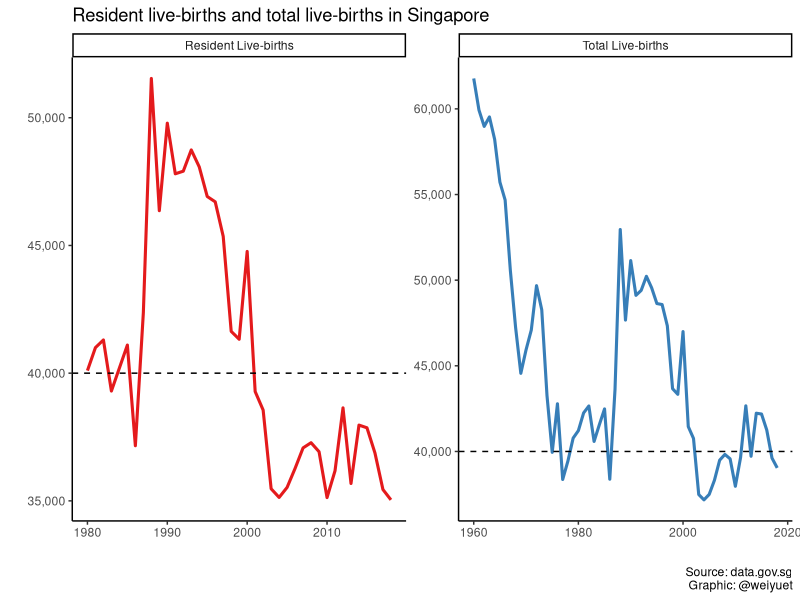
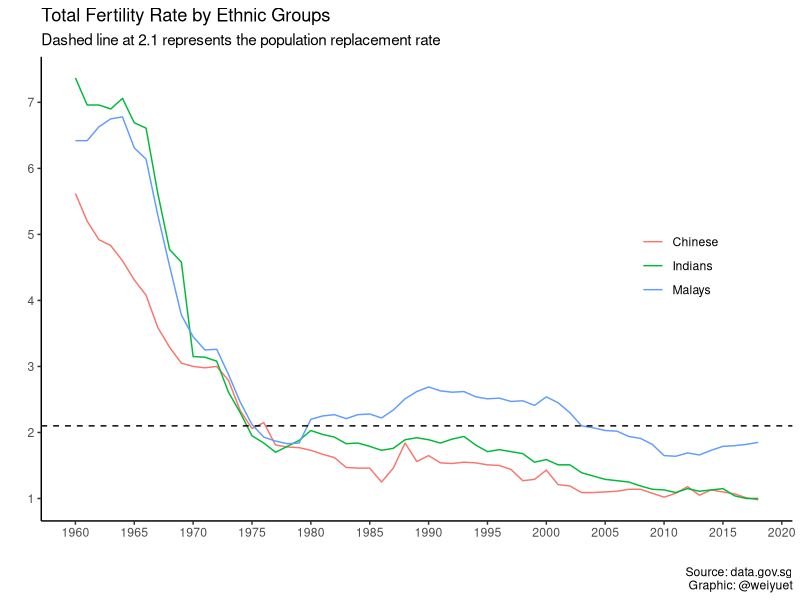
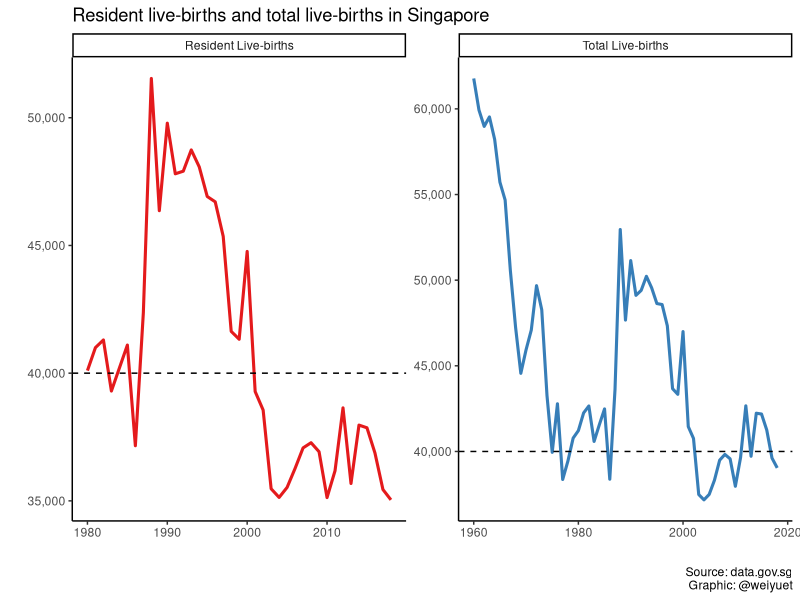
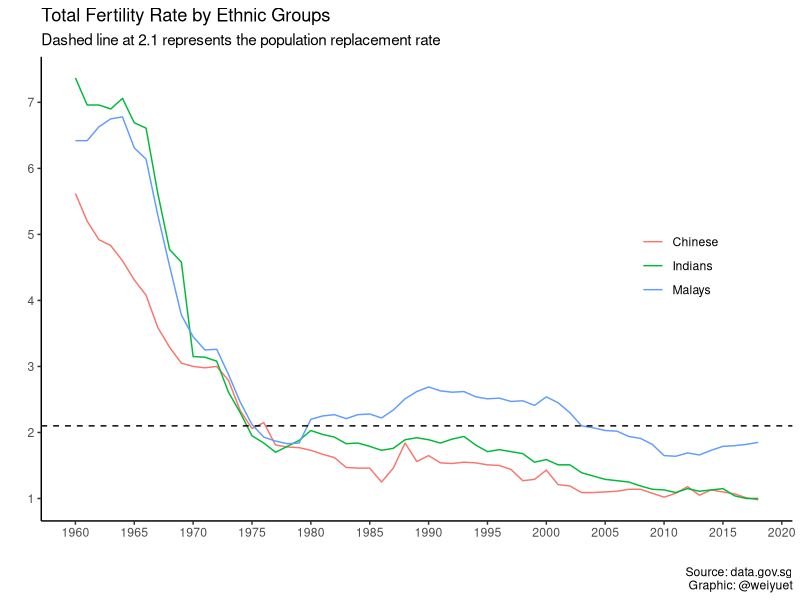

The R source for these figures, in order:
#Loading libraries
library(tidyverse)
library(scales)

# Loading live-births data
live_births <- read_csv("data/births-and-fertility-annual/live-births.csv")

# Data wrangling
live_births$value <- as.double(as.character(live_births$value))

# Plotting number of live-births
live_births %>% 
  drop_na() %>% 
  ggplot(aes(x = year, y = value, colour = level_1)) +
  geom_line(size = 1.05) +
  geom_hline(yintercept = 40000, linetype = 2, size = 0.5) +
  facet_wrap(~level_1, scales = "free") +
  scale_y_continuous(labels = label_number(big.mark = ",")) +
  theme_classic() +
  theme(legend.position = "none") +
  scale_colour_brewer(type = "qual", palette = 6) +
  labs(x = "", y = "",
       title = "Resident live-births and total live-births in Singapore",
       caption = "Source: data.gov.sg\nGraphic: @weiyuet")

ggsave("figures/resident-and-total-live-births.png", width = 8, height = 6)

# Loading total fertility rate by ethnic group data
total_fertility_rate_by_ethnic_group <- read_csv("data/births-and-fertility-annual/total-fertility-rate-by-ethnic-group.csv")

total_fertility_rate_by_ethnic_group %>% 
  ggplot(aes(x = year, y = value, colour = level_2)) +
  geom_line() +
  geom_hline(yintercept = 2.1, linetype = 2, size = 0.5) +
  theme_classic() +
  theme(legend.title = element_blank(),
        legend.position = c(0.85, 0.55)) +
  scale_x_continuous(breaks = seq(1960, 2020, 5)) +
  scale_y_continuous(breaks = seq(0, 8, 1)) +
  labs(x = "", y ="",
       title = "Total Fertility Rate by Ethnic Groups",
       subtitle = "Dashed line at 2.1 represents the population replacement rate",
       caption = "Source: data.gov.sg\nGraphic: @weiyuet")

ggsave("figures/fertility-rate-ethnic-groups.png", width = 8, height = 6)
